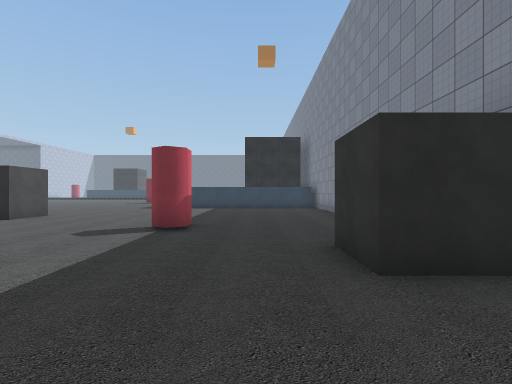
[1] (above)

16 first-person views from a walk through a 3-D level made in the Unity game engine. The camera is 1.5 m above the floor, looks level and sees 85° across. The floor is counted in squares, 2 m on a side. Each view is taken from the middle of a square. On the plan, view 1 faces up. The plan holds only what a view shows up to about 10 squares ahead; the rest is blank. The place goes on beyond the plan. The player character is not drawn. Some animated figures are not drawn. Some surface patterns are stand-ins.

[2]
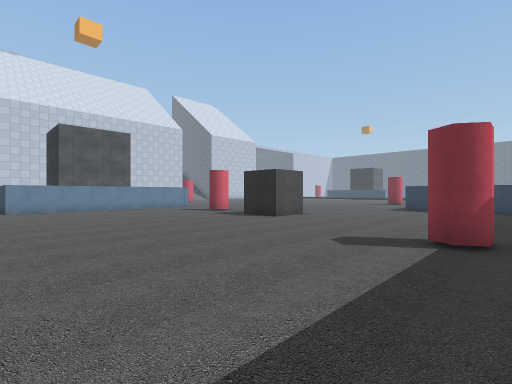

[3]
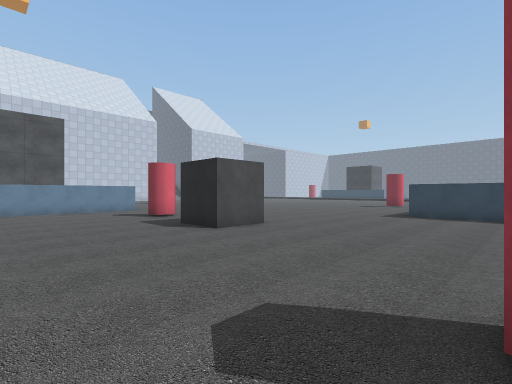

[4]
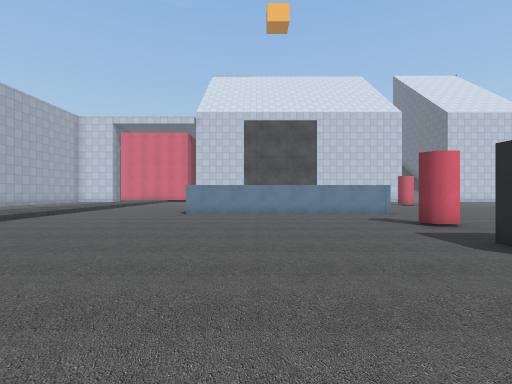

[5]
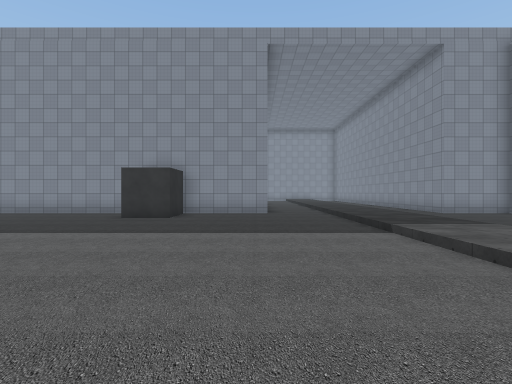

[6]
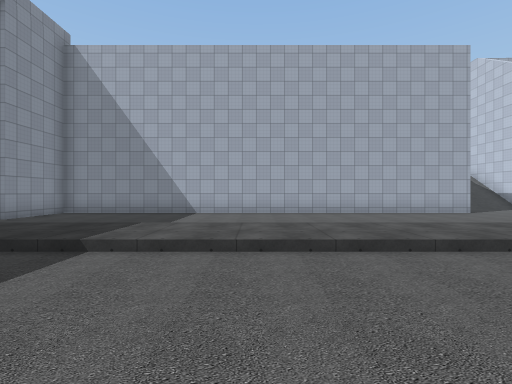

[7]
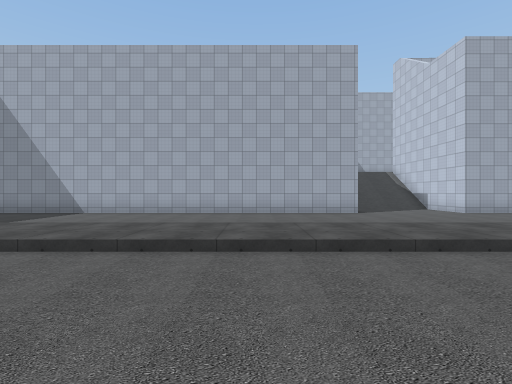

[8]
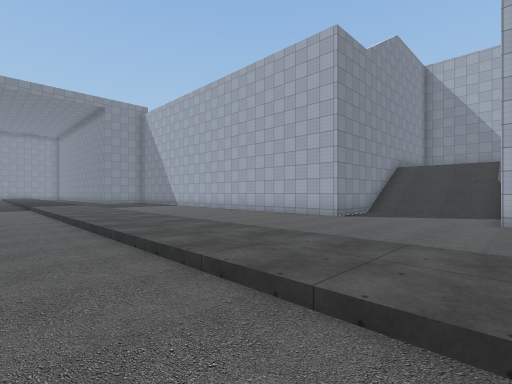

[9]
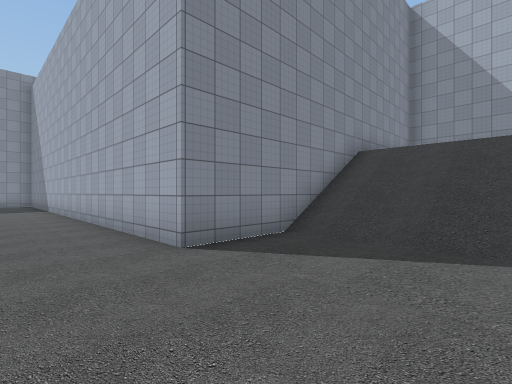

[10]
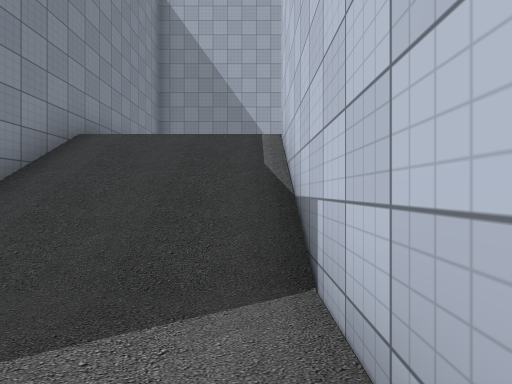

[11]
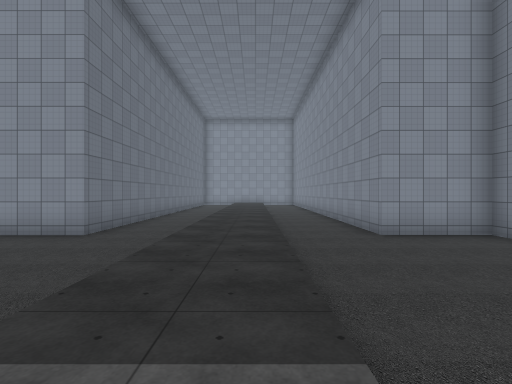

[12]
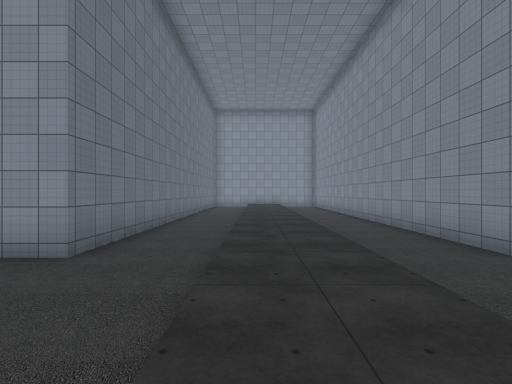

[13]
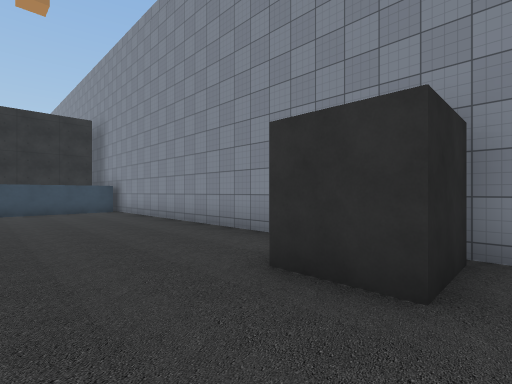

[14]
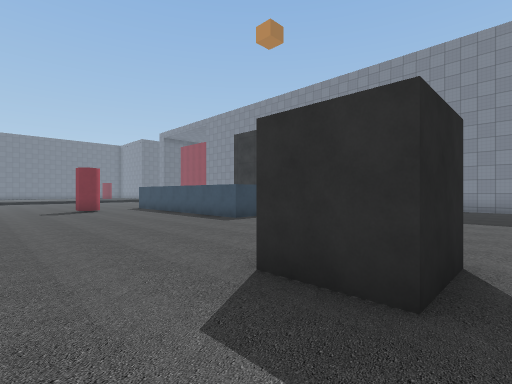

[15]
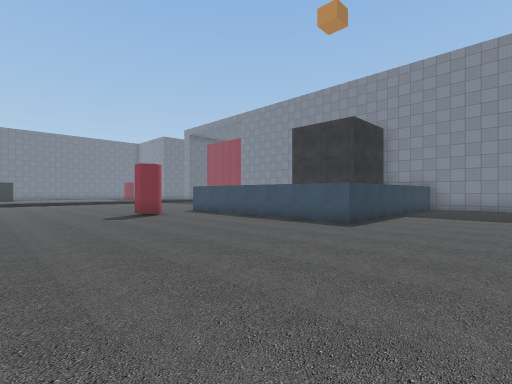

[16]
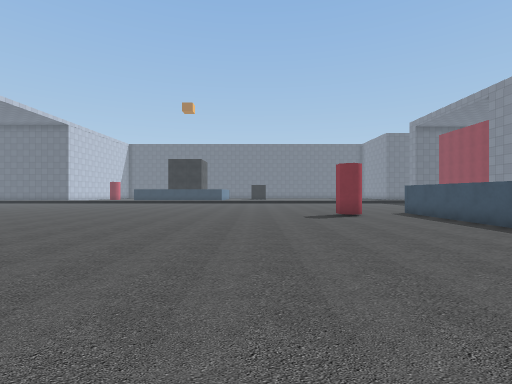

### Floor plan
Key: @ floor where view 1 was taken; # wall or solid block; . main floor; : floor 0.25 m higher than the main floor; / step, stairs or slope.
Columns run from 16 left of view 1 to 9 right of it. Each row starts with its distance up from view 1.
 22       ..
 21       ...
 20 ............#
 19 .........#..#
 18 ............#
 17 ............#
 16 ............#
 15  ...........#
 14   ..........#
 13    .........########
 12    ................#
 11    ................#
 10     ...............#
  9   ......##.........#
  8   #...#.##.........#
  7   #................#
  6   #...........#....#
  5   #................#
  4   #...............##
  3   #...............##
  2   #................#
  1   .................#
  0   ..............@..#######
 -1 ..........................
 -2 ..........................
 -3 ::::::::::::::::::::::::::
 -4 ::::::::::::::::::::::::::
 -5 .......       ............
 -6 ..........................
 -7 ...................#######
 -8 ...................#
 -9 #....###############
-10 #....#
-11 #....#
-12 #////#
-13 #////#
-14 #////#
-15      #
-16      #
-17      #
-18      #
-19 #####

Where each view was taken, in squares from view 1:
view 1: 0 up, 0 right, facing up
view 2: 1 up, 1 left, facing up-left
view 3: 4 up, 2 left, facing up-left
view 4: 4 up, 4 left, facing left
view 5: 0 up, 7 left, facing right
view 6: 1 up, 4 left, facing down
view 7: 1 up, 8 left, facing down
view 8: 1 down, 16 left, facing down-right
view 9: 7 down, 15 left, facing down-right
view 10: 9 down, 15 left, facing down
view 11: 4 down, 3 left, facing right
view 12: 3 down, 1 left, facing right
view 13: 2 up, 1 left, facing up-right
view 14: 7 up, 10 left, facing up-right
view 15: 10 up, 11 left, facing up-right
view 16: 10 up, 10 left, facing up
